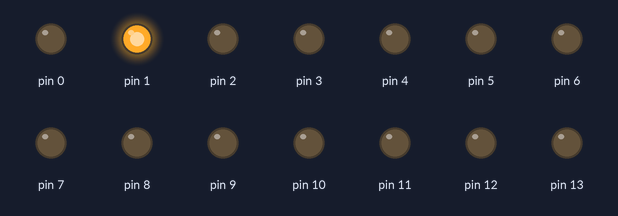
Recording of a sketch running on a simulated Arduino Uno, built with avr-gcc and run on an emulated ATmega328P. Shown: output pins drawn as LEDs (lit = HIGH).

Above: at 0.01 s.
At 4.62 s:
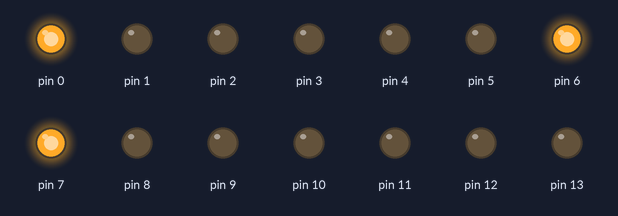
At 9.12 s:
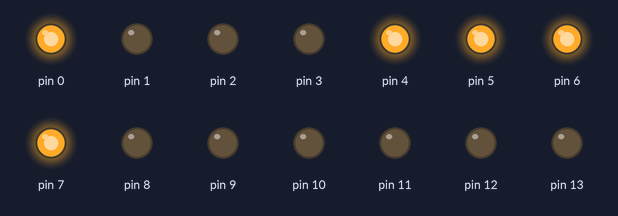
At 19.02 s:
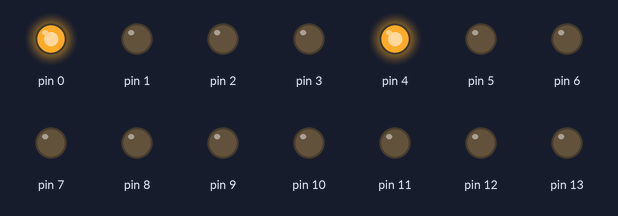
At 27.12 s:
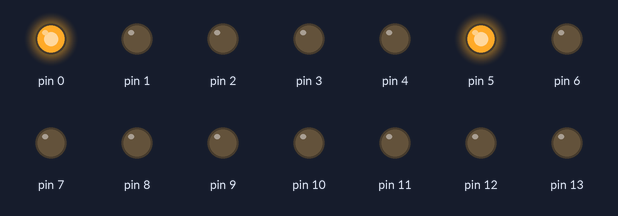
At 39.72 s:
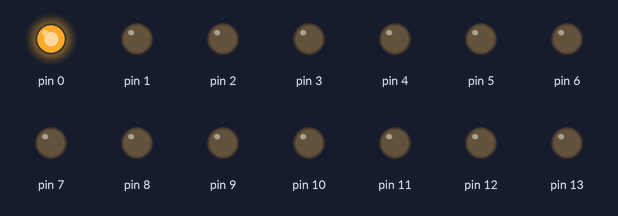
Timing chart, 0 to 40.0 s (numbered marks = the images above):
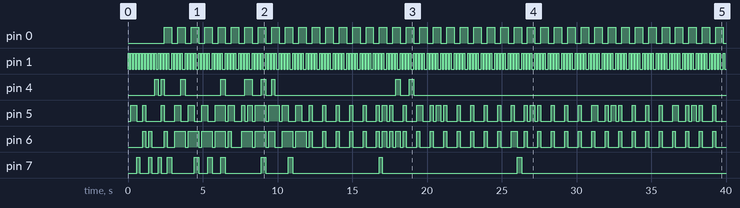

Measured:
- by itself, pin 0: alternates HIGH for 0.50 s and LOW for 0.40 s
- by itself, pin 1: repeats every 0.90 s: LOW 0.20 s, 3 × (HIGH 0.10 s, LOW 0.10 s), HIGH 0.10 s
- by itself, pin 4: HIGH → LOW at 2.0 s, → HIGH 0.20 s later, → LOW 0.20 s later, → HIGH 1.1 s later, … (17 changes in this stretch)
- by itself, pin 5: HIGH → LOW at 0.60 s, → HIGH 0.40 s later, → LOW 0.20 s later, → HIGH 1.0 s later, … (99 changes in this stretch)
- by itself, pin 6: HIGH → LOW at 1.2 s, → HIGH 0.20 s later, → LOW 0.20 s later, → HIGH 0.82 s later, … (91 changes in this stretch)
- by itself, pin 7: HIGH → LOW at 0.80 s, → HIGH 0.60 s later, → LOW 0.20 s later, → HIGH 0.42 s later, … (21 changes in this stretch)

The sketch:

SevenSegment.ino
```cpp
#include<avr/io.h>
#include <util/delay.h>
#define F_CPU 16000000UL


int main(void)
{
    DDRB=0xff;
    unsigned char arr[]={0xC0,0xF9,0xA4,0xB0,0x99,0x92,0x82,0xF8,0x80,0x90};
    int k;
    while(1)
    {
        for(k=0;k<10;k++)
        {
         PORTB=arr[k];
         _delay_ms(100);
        }
    }
}
```

LCD_display.ino
```cpp
#include<avr/io.h>
#include <util/delay.h>
#define F_CPU 16000000UL

int lcd_num(int num);
void lcd_cmd(int cmd);
void lcd_data(int data);
void lcd_init();
void lcd_str (char* str);
void setup()
{
  DDRD=0xff;
  DDRB=0xff;
  lcd_init();
  lcd_cmd(0x01);
  delay(20);
}

void loop()
 {
  lcd_cmd(0x83);
  lcd_str("Hello World");
 }
void lcd_init()
{
lcd_cmd(0x02); //Return home
lcd_cmd(0x28); // Function Set: 4-bit, 2 Lines
lcd_cmd(0x06); //Increment cursor (shift cursor to right)
lcd_cmd(0x0c); // Display on, cursor off
}
void lcd_cmd(int cmd)
{
  PORTD=(cmd&0xF0);
  PORTD&=~(1<<PD0);
  PORTD|=(1<<PD1);
  delay(100);
  PORTD&=~(1<<PD1);
  delay(100);
  PORTD=((cmd<<4)&0xf0);
  PORTD&=~(1<<PD0);
  PORTD|=(1<<PD1);
  delay(100);
   PORTD&=~(1<<PD1);
  delay(100);
}
void lcd_data(int data)
{
  PORTD=(data&0xF0);
  PORTD|=(1<<PD0);
  PORTD|=(1<<PD1);
  delay(100);
  PORTD&=~(1<<PD1);
  delay(100);
  PORTD=((data<<4)&0xf0);
  PORTD|=(1<<PD0);
  PORTD|=(1<<PD1);
  delay(100);
  PORTD&=~(1<<PD1);
  delay(100);
}
int lcd_num(int num){
   int a;
  if(num==0)
  {
    lcd_data(48);
  }
  while(num!=0)
  {
    a=num%10;
    num=num/10;
    lcd_cmd(0x04);
    lcd_data(48+a);
  }
}
void lcd_str (char* str){
  int i=0;
  while(str!='\0')
  {
 lcd_data(str[i]);
 i++;
 delay(100);
 lcd_cmd(0x06);
  } }
```
